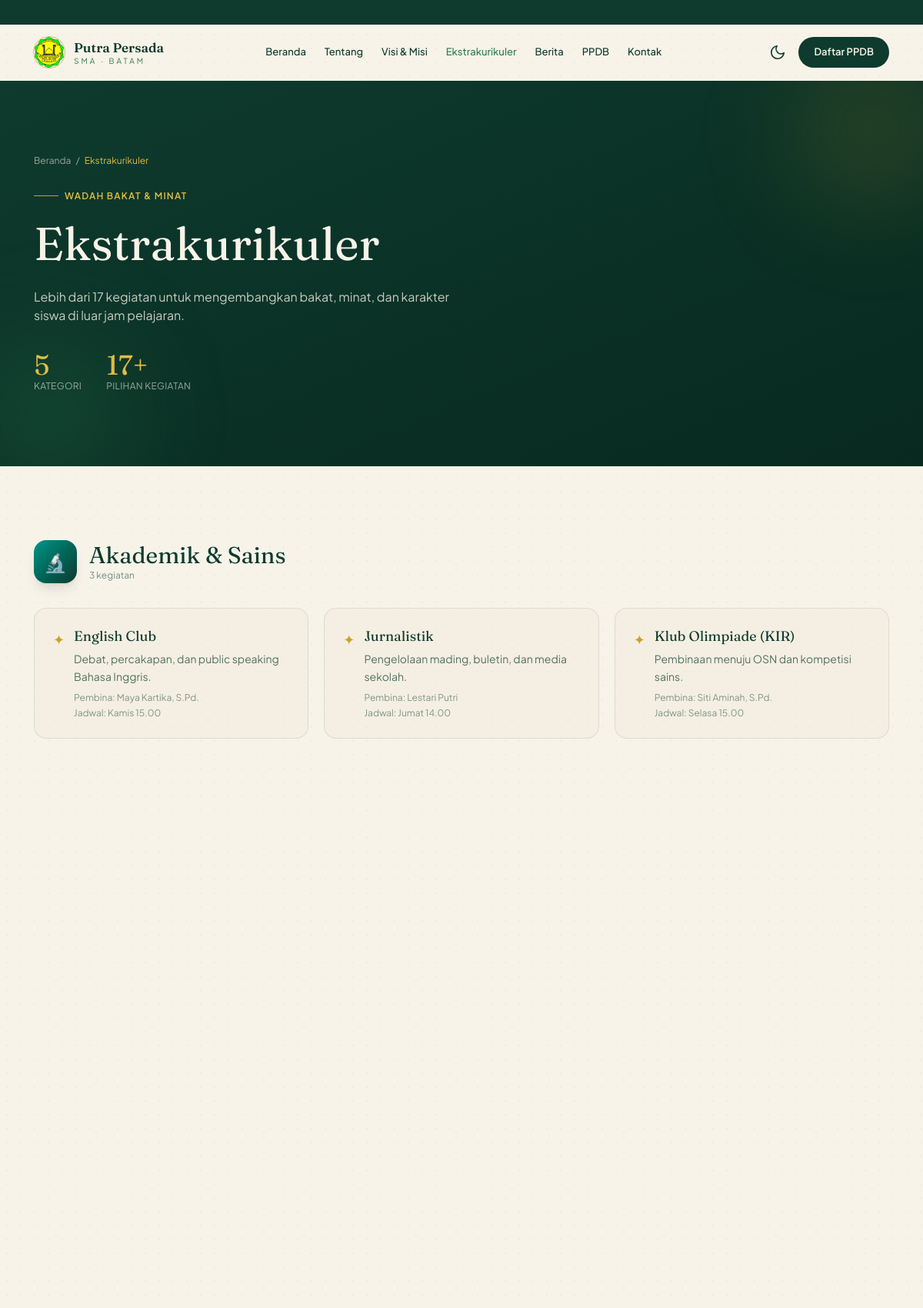
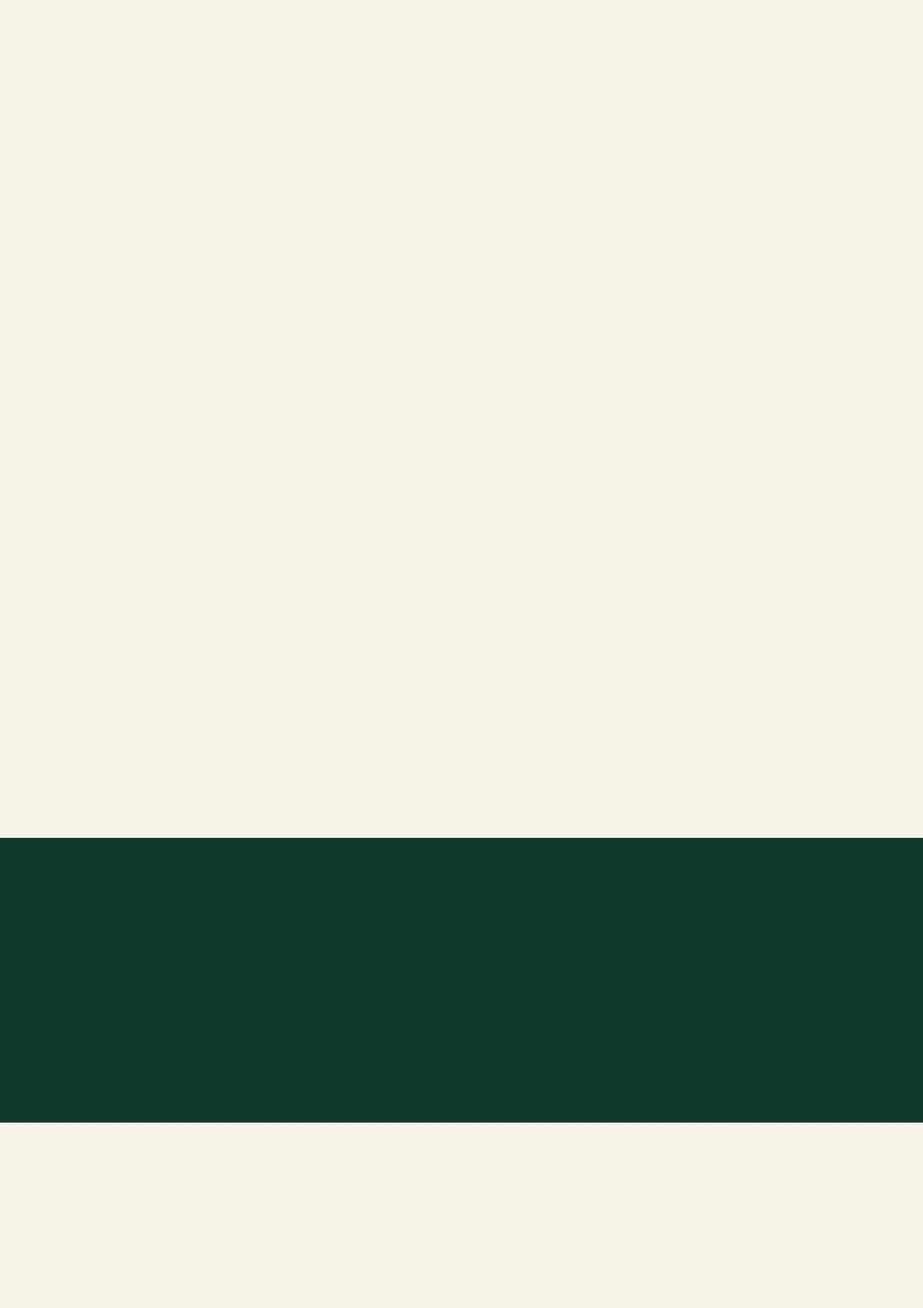
/ekstrakurikuler.php (upper part), run on the app's committed database (2 pictures, top to bottom).
### tables this page shows
CREATE TABLE ekstrakurikuler (
  id        INT AUTO_INCREMENT PRIMARY KEY,
  nama      VARCHAR(100) NOT NULL,
  kategori  VARCHAR(50)  NOT NULL,
  deskripsi TEXT         NOT NULL,
  pembina   VARCHAR(100) DEFAULT NULL,
  jadwal    VARCHAR(100) DEFAULT NULL
);

### config/koneksi.php (called while the page is built, shortened)
<?php
function esc(string $str): string {
    return htmlspecialchars($str, ENT_QUOTES, 'UTF-8');
}

### ekstrakurikuler.php (the view, shortened to what this page needs)
<?php
require_once __DIR__ . '/config/koneksi.php';
$pdo = db();
$ekskulList = $pdo->query('SELECT * FROM ekstrakurikuler ORDER BY kategori, nama ASC')->fetchAll();
$kategori = [];
foreach ($ekskulList as $e) {
    $kategori[$e['kategori']][] = $e;
}
$kategoriMeta = [
    'Keagamaan'             => ['🕌', 'from-emerald-600 to-pine'],
    'Olahraga'              => ['⚽', 'from-leaf to-pine'],
    'Seni & Budaya'         => ['🎨', 'from-amber-500 to-brass'],
    'Akademik & Sains'      => ['🔬', 'from-teal-600 to-pine'],
    'Organisasi & Kepanduan'=> ['🚩', 'from-pine to-pine-deep'],
];
$total = count($ekskulList);
include __DIR__ . '/includes/head.php';
?>
<section class="relative z-10 bg-gradient-to-br from-pine to-pine-deep text-cream overflow-hidden">
  <div class="absolute -bottom-10 -left-10 w-52 h-52 rounded-full bg-leaf/25 blur-3xl"></div>
  <div class="absolute -top-10 -right-10 w-52 h-52 rounded-full bg-brass/15 blur-3xl"></div>
  <div class="max-w-6xl mx-auto px-5 py-16 sm:py-24 relative z-10">
    <nav class="text-xs text-cream/60 mb-5"><a href="index.php" class="hover:text-brass-light">Beranda</a> <span class="mx-1">/</span> <span class="text-brass-light">Ekstrakurikuler</span></nav>
    <p class="inline-flex items-center gap-2 text-xs font-semibold tracking-widest text-brass-light uppercase mb-4"><span class="h-px w-8 bg-brass"></span> Wadah Bakat & Minat</p>
    <h1 class="font-serif text-4xl sm:text-6xl leading-tight max-w-3xl">Ekstrakurikuler</h1>
    <p class="text-cream/80 mt-5 max-w-xl">Lebih dari <?php echo $total; ?> kegiatan untuk mengembangkan bakat, minat, dan karakter siswa di luar jam pelajaran.</p>
    <div class="mt-8 flex flex-wrap gap-8">
      <div><p class="font-serif text-4xl text-brass-light"><?php echo count($kategori); ?></p><p class="text-xs text-cream/60 uppercase tracking-wide">Kategori</p></div>
      <div><p class="font-serif text-4xl text-brass-light"><?php echo $total; ?>+</p><p class="text-xs text-cream/60 uppercase tracking-wide">Pilihan Kegiatan</p></div>
    </div>
  </div>
</section>
<div class="relative z-10 max-w-6xl mx-auto px-5 py-20 sm:py-24 space-y-20">
  <?php foreach ($kategori as $nama => $items):
    $icon = $kategoriMeta[$nama][0] ?? '✦';
    $grad = $kategoriMeta[$nama][1] ?? 'from-leaf to-pine';
  ?>
  <section class="reveal">
    <div class="flex items-center gap-4 mb-8">
      <div class="w-14 h-14 rounded-2xl bg-gradient-to-br <?php echo $grad; ?> flex items-center justify-center text-2xl shadow-lg"><?php echo $icon; ?></div>
      <div><h2 class="font-serif text-2xl sm:text-3xl text-pine dark:text-cream"><?php echo esc($nama); ?></h2><p class="text-xs text-pine/55 dark:text-cream/55"><?php echo count($items); ?> kegiatan</p></div>
    </div>
    <div class="grid sm:grid-cols-2 lg:grid-cols-3 gap-5">
      <?php foreach ($items as $e): ?>
      <div class="group rounded-2xl border border-pine/10 dark:border-cream/10 p-6 hover:border-brass hover:shadow-lg transition bg-cream-deep/40 dark:bg-pine/40">
        <div class="flex items-start gap-3">
          <span class="text-brass text-lg mt-0.5">✦</span>
          <div>
            <h3 class="font-serif text-lg text-pine dark:text-cream leading-snug mb-1.5 group-hover:text-leaf dark:group-hover:text-brass-light transition"><?php echo esc($e['nama']); ?></h3>
            <p class="text-sm text-pine/70 dark:text-cream/70 leading-relaxed"><?php echo esc($e['deskripsi']); ?></p>
            <?php if ($e['pembina']): ?>
            <p class="text-xs text-pine/50 dark:text-cream/50 mt-2">Pembina: <?php echo esc($e['pembina']); ?></p>
            <?php endif; ?>
            <?php if ($e['jadwal']): ?>
            <p class="text-xs text-pine/50 dark:text-cream/50 mt-1">Jadwal: <?php echo esc($e['jadwal']); ?></p>
            <?php endif; ?>
          </div>
        </div>
      </div>
      <?php endforeach; ?>
    </div>
  </section>
  <?php endforeach; ?>
</div>
<section class="relative z-10 bg-pine text-cream">
  <div class="max-w-6xl mx-auto px-5 py-20 sm:py-24 grid md:grid-cols-3 gap-10">
  </div>
</section>
<section class="relative z-10 max-w-6xl mx-auto px-5 py-20 sm:py-28">
</section>
<?php include __DIR__ . '/includes/foot.php'; ?>

### assets/css/styles.css (style rules this page uses)
html { scroll-padding-top: 80px; }
.font-serif { font-family: var(--font-serif); }
.paper::before { content:""; position:fixed; inset:0; pointer-events:none; z-index:1; opacity:.04; background-image:radial-gradient(#0E3B2E 1px, transparent 1px); background-size:18px 18px; }
.reveal { opacity:0; transform:translateY(28px); transition:opacity .7s cubic-bezier(.2,.7,.2,1), transform .7s cubic-bezier(.2,.7,.2,1); }
.reveal.show { opacity:1; transform:none; }

### data on the page
ekstrakurikuler: nama "English Club", deskripsi "Debat, percakapan, dan public speaking Bahasa Inggris.", pembina "Maya Kartika, S.Pd.", jadwal "Kamis 15.00"
ekstrakurikuler: nama "Jurnalistik", deskripsi "Pengelolaan mading, buletin, dan media sekolah.", pembina "Lestari Putri", jadwal "Jumat 14.00"
ekstrakurikuler: nama "Klub Olimpiade (KIR)", deskripsi "Pembinaan menuju OSN dan kompetisi sains.", pembina "Siti Aminah, S.Pd.", jadwal "Selasa 15.00"

### other printed values
$total "17"
count($kategori) "5"
$icon "🔬"
$nama "Akademik & Sains"
count($items) "3"
